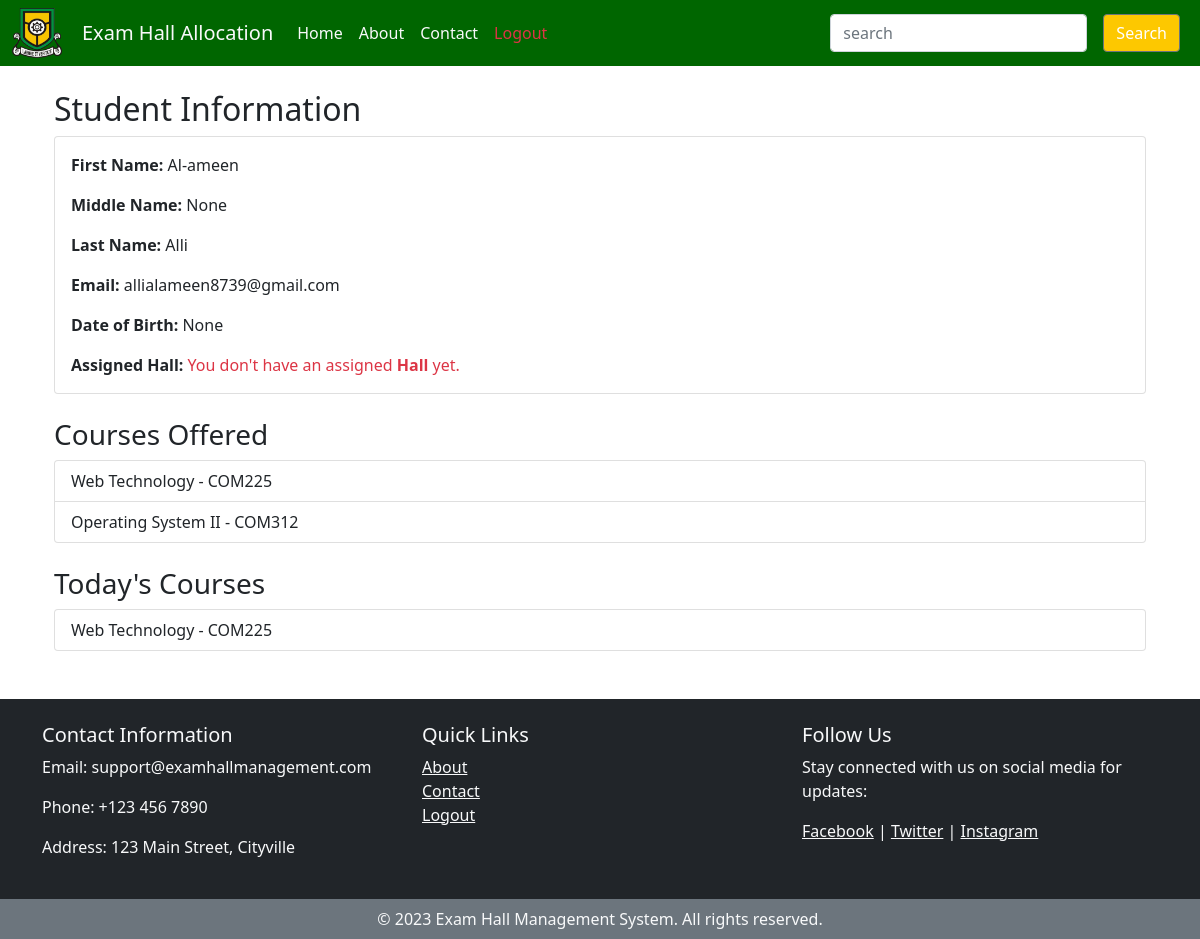
Page /main/student-seat/ (signed in) on the committed database.
### accounts/models.py (models this page shows, shortened)
class CustomUser(AbstractUser):
    email = models.EmailField(unique=True)
    first_name = models.CharField(max_length=30)
    middle_name = models.CharField(max_length=30, blank=True, null=True)
    last_name = models.CharField(max_length=30)
    date_of_birth = models.DateField(null=True, blank=True)
    user_type = models.CharField(max_length=20, verbose_name="User Type")
    slug = models.SlugField(unique=True, blank=True, null=True)
    objects = CustomUserManager()

### main/models.py (models this page shows)
class Course(models.Model):
    name = models.CharField(max_length=100)
    code = models.CharField(max_length=8)
    department = models.ForeignKey(Department, on_delete=models.CASCADE)
    def __str__(self):
        return f"{self.name}"

### main/views.py (the view)
# urls.py: path('student-seat/', StudentSeatView.as_view(), name='student_seat'),
class StudentSeatView(LoginRequiredMixin, TemplateView):
    template_name = 'main/student_seat.html'
    def get_context_data(self, **kwargs):
        context = super().get_context_data(**kwargs)
        student = None
        student_courses = None
        assigned_seat = None
        if self.request.user.is_authenticated and self.request.user.user_type == "Student":
            student = get_object_or_404(Student, id=self.request.user.id)
            student_courses = student.get_courses()
            student_today_courses = student.get_today_courses()
            assigned_seat = Seat.objects.filter(student=student).first()
        context['student'] = student
        context['student_courses'] = student_courses
        context['student_today_courses'] = student_today_courses
        context['assigned_seat'] = assigned_seat
        return context

### accounts/models.py (called while the page is built)
    def get_today_courses(self):
        today_courses = get_today_courses()
        courses_offered = self.get_courses()
        print("All offers: ", courses_offered)
        print("Today courses: ", today_courses)
        courses = [course for course in today_courses if course in courses_offered]
        print(courses)
        return courses

    def get_courses(self):
        courses_offered = []
        all_offers = self.offer.all()
        for offer in all_offers:
            courses_offered.append(offer.course)
        return courses_offered

### main/utils.py (called while the page is built)
def get_today_courses():
    today_date = timezone.now().date()
    today_timetable_entries = TimeTable.objects.filter(exam_date=today_date)
    courses_today = [timetable_entry.course for timetable_entry in today_timetable_entries]
    return courses_today

### main/templates/main/student_seat.html (shortened to what this page needs)
{% extends 'base.html' %}
{% block content %}
  <div class="container mt-4">
    <h2>Student Information</h2>
    <div class="card">
      <div class="card-body">
        <p class="card-text"><strong>First Name:</strong> {{ student.first_name }}</p>
        <p class="card-text"><strong>Middle Name:</strong> {{ student.middle_name }}</p>
        <p class="card-text"><strong>Last Name:</strong> {{ student.last_name }}</p>
        <p class="card-text"><strong>Email:</strong> {{ student.email }}</p>
        <p class="card-text"><strong>Date of Birth:</strong> {{ student.date_of_birth }}</p>
        <p class="card-text"><strong>Assigned Hall:</strong>
            {% if assigned_seat %}
                <span  class="text-success">Your assigned seat is at position ({{ assigned_seat.position_x }}, {{ assigned_seat.position_y }}) in <strong>hall {{ assigned_seat.hall }}</strong></span>
            {% else %}
                <span class="text-danger">You don't have an assigned <strong>Hall</strong> yet.</span>
            {% endif %}
      </div>
    </div>
    <h3 class="mt-4">Courses Offered</h3>
    <ul class="list-group">
        {% if student_courses %}
            {% for course in student_courses %}
                <li class="list-group-item">{{ course.name }} - {{ course.code }}</li>
            {% endfor %}
        {% endif %}
    </ul>
    <h3 class="mt-4">Today's Courses</h3>
    <ul class="list-group">
      {% if student_today_courses %}
        {% for course in student_today_courses %}
            <li class="list-group-item">{{ course.name }} - {{ course.code }}</li>
        {% endfor %}
      {% endif %}
    </ul>
  </div>
{% endblock %}

### rows in the picture
CustomUser: first_name "Al-ameen", middle_name "None", last_name "Alli", email "allialameen8739@gmail.com", date_of_birth "None"
Course: name "Web Technology", code "COM225"
Course: name "Operating System II", code "COM312"
